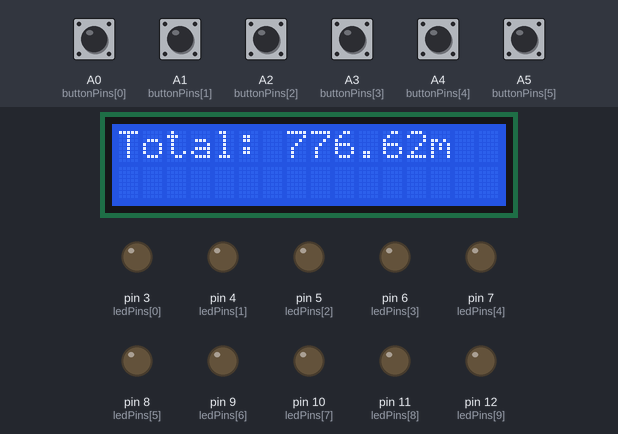
The sketch below on a simulated Arduino Uno, built with avr-gcc and run on an emulated ATmega328P. Parts: 16×2 character LCD, output pins drawn as LEDs (lit = HIGH). The inputs (shaded band) are chosen by the test bench; at power-on: A0 (buttonPins[0]), A1 (buttonPins[1]), A2 (buttonPins[2]), A3 (buttonPins[3]), A4 (buttonPins[4]), A5 (buttonPins[5]) HIGH.

Above: at 1.2 s.
1.3 s: A0 (buttonPins[0]) pulled LOW for 0.15 s
At 2.2 s:
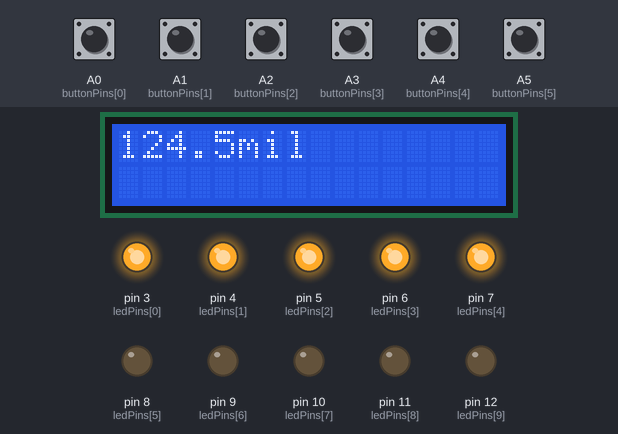
2.9 s: A1 (buttonPins[1]) pulled LOW for 0.15 s
At 3.3 s:
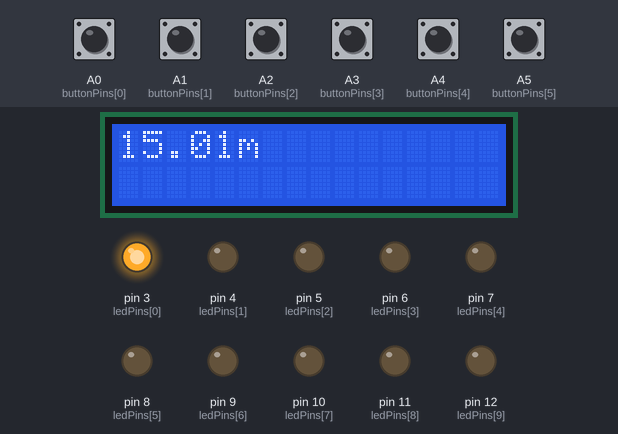
4.5 s: A2 (buttonPins[2]) pulled LOW for 0.15 s
At 5.7 s:
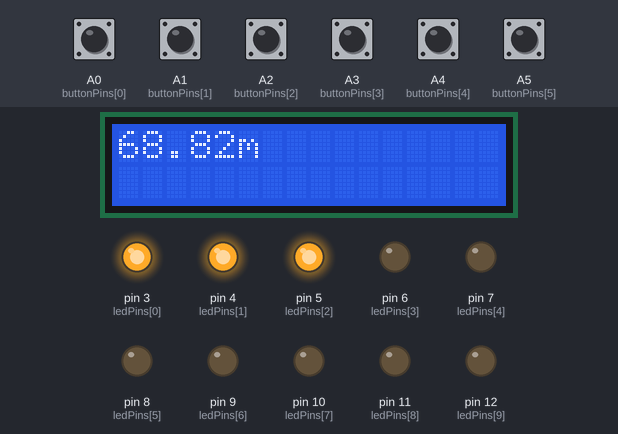
6.1 s: A3 (buttonPins[3]) pulled LOW for 0.15 s
At 7.0 s:
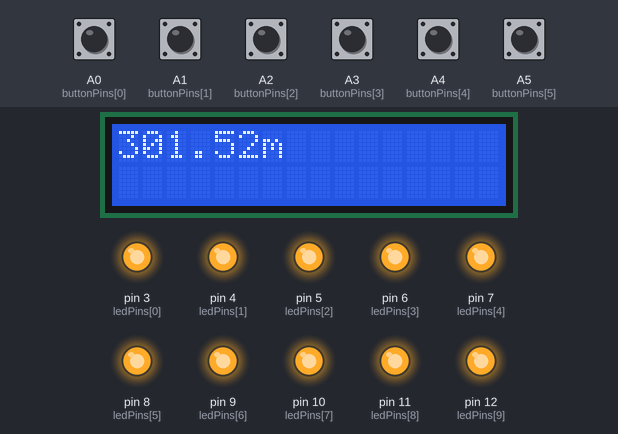
7.7 s: A5 (buttonPins[5]) pulled LOW for 0.15 s
At 8.2 s:
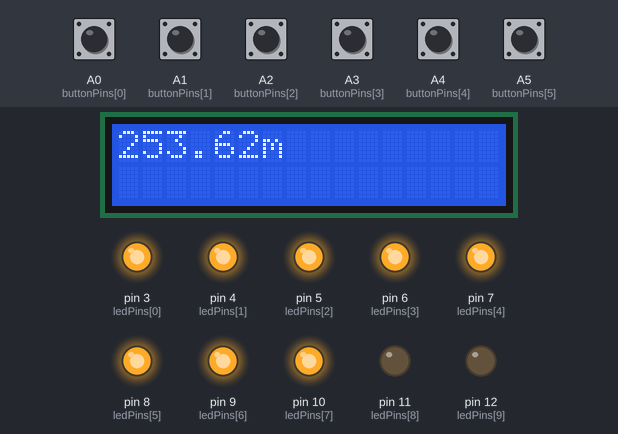
9.3 s: A4 (buttonPins[4]) pulled LOW for 0.15 s
At 10.6 s:
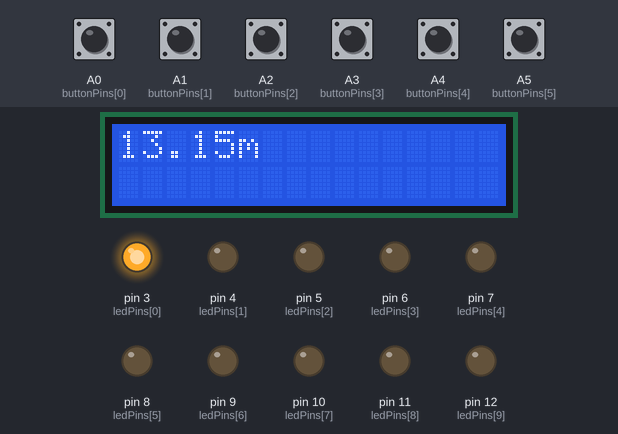
Timing chart, 0 to 11.9 s (numbered marks = the images above; inputs shaded):
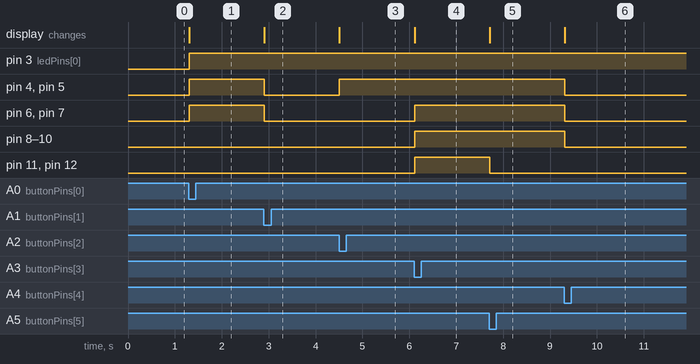

The sketch:

a2.ino
```cpp
#include <Wire.h>
#include <LiquidCrystal_I2C.h>

// LCD setup (address 0x27 is common, adjust if different)
LiquidCrystal_I2C lcd(0x27, 16, 2);

// Button and LED pin definitions
const int buttonPins[6] = {A0, A1, A2, A3, A4, A5}; // Analog pins for buttons
const int ledPins[10] = {3, 4, 5, 6, 7, 8, 9, 10, 11, 12};          // Pins for LED bar graph levels

void setup() {
  // Initialize LCD
  lcd.begin(16, 2);
  lcd.backlight();
  lcd.clear();

  // Initialize button pins as input with pull-up resistors
  for (int i = 0; i < 6; i++) {
    pinMode(buttonPins[i], INPUT_PULLUP);
  }

  // Initialize LED pins as output
  for (int i = 0; i < 10; i++) {
    pinMode(ledPins[i], OUTPUT);
  }

  // Initial LCD message
  lcd.setCursor(0, 0);
  lcd.print("Total: 776.62m");
}

void loop() {
  for (int i = 0; i < 6; i++) {
    // Check if button is pressed (LOW because of pull-up resistor)
    if (digitalRead(buttonPins[i]) == LOW) {
      handleButtonPress(i);
      delay(300); // Debounce delay
    }
  }
}

// Function to handle button press actions
void handleButtonPress(int buttonIndex) {
  // Clear previous display and move cursor to the beginning
  lcd.clear();
  lcd.setCursor(0, 0);

  // Set LCD message and LED bar level based on button pressed
  switch (buttonIndex) {
    case 0:
    //NA
      lcd.print("124.5mil");
      setLEDBarLevel(5);
      break;
    case 1:
      lcd.print("15.01m");
      //Oceania
      setLEDBarLevel(1);
      break;
    case 2:
    //SA
      lcd.print("68.82m");
      setLEDBarLevel(3);
      break;
    case 3:
    //Asia
      lcd.print("301.52m");
      setLEDBarLevel(10);
      break;
    case 4:
    //Africa
      lcd.print("13.15m");
      setLEDBarLevel(1);
      break;
    case 5:
    //Europe
      lcd.print("253.62m");
      setLEDBarLevel(8);
      break;
  }
}

// Function to set LED bar graph level
void setLEDBarLevel(int level) {
  // Turn off all LEDs first
  for (int i = 0; i < 10; i++) {
    digitalWrite(ledPins[i], LOW);
  }

  // Turn on LEDs up to the specified level
  for (int i = 0; i < level; i++) {
    digitalWrite(ledPins[i], HIGH);
  }
}
```

Measured:
- after the input at 1.3 s, pin 3 (ledPins[0]), pin 4 (ledPins[1]), pin 5 (ledPins[2]), pin 6 (ledPins[3]), pin 7 (ledPins[4]): LOW → HIGH at once; the display: changes at once (image 1)
- after the input at 2.9 s, pin 4 (ledPins[1]), pin 5 (ledPins[2]), pin 6 (ledPins[3]), pin 7 (ledPins[4]): HIGH → LOW at once; the display: changes at once (image 2)
- after the input at 4.5 s, pin 4 (ledPins[1]), pin 5 (ledPins[2]): LOW → HIGH at once; the display: changes at once (image 3)
- after the input at 6.1 s, pin 6 (ledPins[3]), pin 7 (ledPins[4]), pin 8 (ledPins[5]), pin 9 (ledPins[6]), pin 10 (ledPins[7]), pin 11 (ledPins[8]), pin 12 (ledPins[9]): LOW → HIGH at once; the display: changes at once (image 4)
- after the input at 7.7 s, pin 11 (ledPins[8]), pin 12 (ledPins[9]): HIGH → LOW at once; the display: changes at once (image 5)
- after the input at 9.3 s, pin 4 (ledPins[1]), pin 5 (ledPins[2]), pin 6 (ledPins[3]), pin 7 (ledPins[4]), pin 8 (ledPins[5]), pin 9 (ledPins[6]), pin 10 (ledPins[7]): HIGH → LOW at once; the display: changes at once (image 6)
